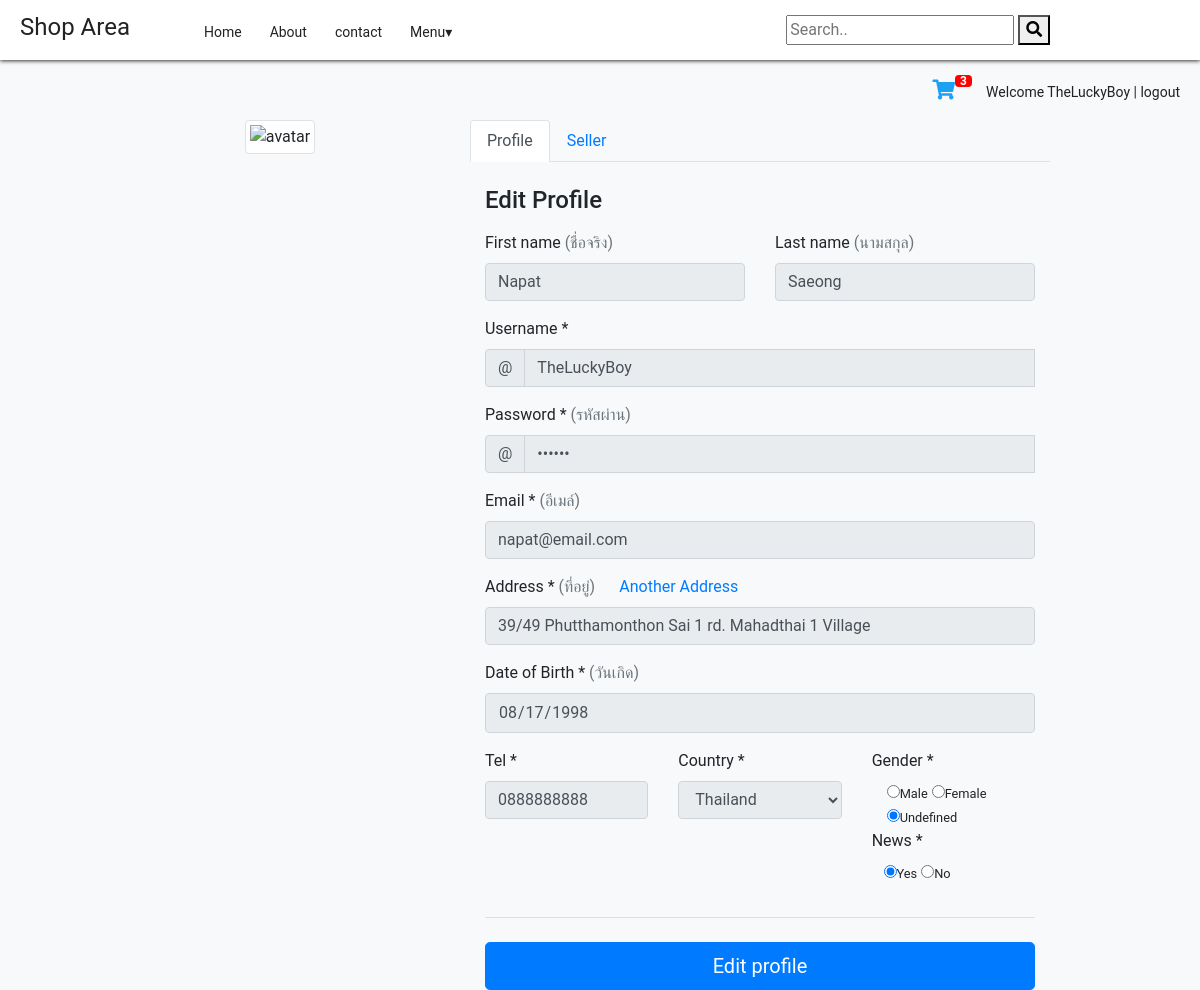
The app's page /Webdatabase/profile.php (signed in) with its own data.
### tables this page shows
CREATE TABLE `user` (
  `UserID` int(9) NOT NULL,
  `Fname` varchar(50) NOT NULL,
  `Lname` varchar(50) NOT NULL,
  `Gender` char(1) NOT NULL,
  `Tel` char(10) NOT NULL,
  `DOB` date NOT NULL,
  `Email` varchar(50) NOT NULL,
  `News` tinyint(1) NOT NULL DEFAULT '0',
  `ProfilePicture` varchar(50) DEFAULT NULL,
  `Username` varchar(50) NOT NULL,
  `Pass` varchar(50) NOT NULL,
  `IdCard` char(13) DEFAULT NULL,
  `Banking` varchar(50) DEFAULT NULL,
  `Shopname` varchar(120) DEFAULT NULL,
  `Shopdetail` varchar(120) DEFAULT NULL
);

CREATE TABLE `addressuser` (
  `AddressID` int(9) NOT NULL,
  `UserID` int(9) NOT NULL,
  `Address` varchar(250) NOT NULL,
  `CountryID` int(9) NOT NULL,
  `CountAddress` int(1) NOT NULL,
  `AddressDefault` tinyint(1) NOT NULL COMMENT '1 use 0 not use'
);

CREATE TABLE `country` (
  `CountryID` int(9) NOT NULL,
  `CountryCode` varchar(2) NOT NULL COMMENT 'CountryCode',
  `Countryname` varchar(250) NOT NULL
);

### Webdatabase/profile.php (the view, shortened to what this page needs)
<?php session_start();
require_once('driver.php');
$SQLcart="SELECT * from cart WHERE UserID= '".$_SESSION['UserID']."'";
$querycart = mysqli_query($conn,$SQLcart);
$numcart =mysqli_num_rows($querycart);
$objQuery = mysqli_query($conn, "SELECT * FROM user WHERE UserID='".$_SESSION['UserID']."'");
$objResult = mysqli_fetch_array($objQuery);
?>
<!DOCTYPE html>
<html lang="en">
  <head>
    <link href="dist/css/bootstrap.min.css" rel="stylesheet">
    <link href="dist/css/form-validation.css" rel="stylesheet">
    <link href="dist/css/login.css" rel="stylesheet" type="text/css">
    <link rel="stylesheet" href="https://use.fontawesome.com/releases/v5.7.1/css/all.css">
  </head>
  <body class="bg-light">
    <header>
      <div class="nav1">
      <p>Shop Area</p>
      <ul>
            <li><a href="home.php">Home</a></li>
            <li><a href="about.php">About</a></li>
            <li><a href="contact.php">contact</a></li>
            <li>
                <a href="#">Menu▾</a>
            </li>
        </ul>
        <div class="search-container">
            <form action="/action_page.php">
                <input id="2",type="text" placeholder="Search.." name="search">
                <button type="submit"><i class="fa fa-search"></i></button>
            </form>
        </div>
        <section class="nav-container">
            <aside class="menu">
                <div class="menu-container">
                <a href="cart.php" id="cart" class="fas fa-shopping-cart " style="font-size:20px;color:#1da1f2;"></a><span class='badge badge-warning' id='lblCartCount'> <?php echo $numcart?> </span>&emsp;<a href="login.php" id="login">Login</a> | <a href="regis.php" id="regis">register</a>
                </div>
            </aside>
        </section>
      </div>
    </header>
    <div class="container" style="margin-top: 60px;">
      <div class="row">
        <div class="col-md-4 order-md-1 mb-4">
          <div class="text-center">
            <img src="<?php $SQL="SELECT * FROM user WHERE Userid='".$_SESSION['UserID']."'";
                $querypic = mysqli_query($conn,$SQL);
                $objpic=mysqli_fetch_array($querypic);
                if(isset($objpic['ProfilePicture'])){
                  echo $objpic['ProfilePicture'];
                }
              ?>
            " class="avatar img-circle img-thumbnail" alt="avatar">
          </div>
        </div>
        <div class="col-md-8 order-md-2">
          <div class="container">
            <ul class="nav nav-tabs" role="tablist">
              <li class="nav-item">
                <a class="nav-link active" data-toggle="tab" href="#profile">Profile</a>
              </li>
              <li class="nav-item">
                <a class="nav-link" data-toggle="tab" href="#seller">Seller</a>
              </li>
            </ul>
            <div class="tab-content">
              <div id="profile" class="container tab-pane active"><br>
                <h4 class="mb-3">Edit Profile</h4>
                <form class="needs-validation" name = "editprofile" method="post" action="editprofile.php" onsubmit ="return CheckForm()" onkeydown="return event.key != 'Enter';" novalidate>
                  <div class="row">
                    <div class="col-md-6 mb-3">
                      <label for="firstName">First name<span class="text-muted"> (ชื่อจริง)</span></label>
                      <input type="text" class="form-control" id="firstName" name="FirstName" placeholder="" value="<?php echo $objResult["Fname"];?>" disabled>
                    </div>
                    <div class="col-md-6 mb-3">
                      <label for="lastName">Last name<span class="text-muted"> (นามสกุล)</span></label>
                      <input type="text" class="form-control" id="lastName" name="Lastname" placeholder="" value="<?php echo $objResult["Lname"];?>" disabled>
                    </div>
                  </div>
                  <div class="mb-3">
                    <label for="username">Username&nbsp;*</label>
                    <div class="input-group">
                      <div class="input-group-prepend">
                        <span class="input-group-text">@</span>
                      </div>
                      <input type="text" class="form-control" id="username" name="Username" placeholder="Username" value="<?php echo $objResult["Username"];?>" disabled>
                    </div>
                  </div>
                  <div class="mb-3">
                    <label for="password">Password&nbsp;*<span class="text-muted"> (รหัสผ่าน)</span></label>
                    <div class="input-group">
                      <div class="input-group-prepend">
                        <span class="input-group-text">@</span>
                      </div>
                      <input type="password" class="form-control" id="password" name="Pass" placeholder="password" value="<?php echo $objResult["Pass"];?>" disabled>
                    </div>
                  </div>
                  <div class="mb-3">
                    <label for="email">Email&nbsp;*<span class="text-muted"> (อีเมล์)</span></label>
                    <input type="email" class="form-control" id="email" name="Email" placeholder="you@example.com" value="<?php echo $objResult["Email"];?>" disabled>
                  </div>
                  <?php
                     $sql = "SELECT * FROM addressuser LEFT JOIN country ON addressuser.CountryID = country.CountryID WHERE UserID='".$_SESSION["UserID"]."' AND AddressDefault='1'";
                     $sql_address=mysqli_query($conn, $sql);
                     $row_address=mysqli_fetch_assoc($sql_address);
                  ?>
                  <div class="mb-3">
                    <label for="address">Address&nbsp;*<span class="text-muted"> (ที่อยู่)&emsp;&nbsp;&nbsp;<a href="addressalluser.php">Another Address</a></span></label>
                    <input type="text" class="form-control" name="Address" id="address" placeholder="1234 Main St" value="<?php echo $row_address["Address"];?>" disabled>
                  </div>
                  <div class="mb-3">
                    <label for="exampleInputDOB1">Date of Birth&nbsp;*<span class="text-muted"> (วันเกิด)</span></label>
                    <input type="date" class="form-control" name="DOB" id="exampleInputDOB1" placeholder="Date of Birth" value="<?php echo $objResult["DOB"];?>" disabled>
                  </div>
                  <div class="row">
                    <div class="col-md-4 mb-3">
                      <label for="tel">Tel&nbsp;*</label>
                      <input type="text" class="form-control" id="tel" name="Tel" placeholder="Tel" value="<?php echo $objResult["Tel"];?>" disabled>
                    </div>
                    <div class="col-md-4 mb-3">
                      <label for="country">Country&nbsp;*</label>
                        <select class="form-control" name="Country" id="country" disabled>
                          <option value="<?php echo $row_address["CountryID"];?>"><?php echo $row_address["Countryname"];?> </option>
                       </select>
                    </div>
                    <div class="col-md-4 mb-3">
                    <label class="label col-md-2-control-label">Gender&nbsp;*</label>
                      <div class="col-md-10">
                        <?php
                          $Gender = $objResult["Gender"];
                        ?>
                        <input type="radio" name="Gender" value="M" <?php if($Gender == "M"){echo 'checked';}?>><small>Male</small>
                        <input type="radio" name="Gender" value="F" <?php if($Gender == "F"){echo 'checked';}?>><small>Female</small>
                        <input type="radio" name="Gender" value="U" <?php if($Gender == "U"){echo 'checked';}?>><small>Undefined</small>
                      </div>
                    <label for="news">News&nbsp;*</label>
                    <div class="label col-md-2-control-label">
                    <?php
                    $News = $objResult["News"];
                    ?>&nbsp;&nbsp;
                      <input type="radio" name="News" id="news" value="1" <?php if($News == "1"){echo 'checked';}?>><small>Yes</small>
                      <input type="radio" name="News" id="news" value="0" <?php if($News == "0"){echo 'checked';}?>><small>No</small>
                    </div>
                    </div>
                  </div>
                  <hr class="mb-4">
                  <button class="btn btn-primary btn-lg btn-block" type="submit">Edit profile</button>
                </form>
              </div>
            </div>
          </div>
        </div>
      </div>
    </div>
  </body>
</html>

### Webdatabase/profile.php (style rules this page uses)
* { font-family: 'Roboto', sans-serif; }
#lblCartCount { font-size: 12px; background: #ff0000; color: #fff; padding: 0 5px; vertical-align: 12px; }

### records on screen
user: FirstName "Napat", Lastname "Saeong", Username "TheLuckyBoy", Email "napat@email.com", DOB "08/17/1998", Tel "0888888888", Gender "☑", News "☑ News *"
addressuser: Address "39/49 Phutthamonthon Sai 1 rd. Mahadthai 1 Village", Country "Thailand"

### other values on screen
$numcart "3"
